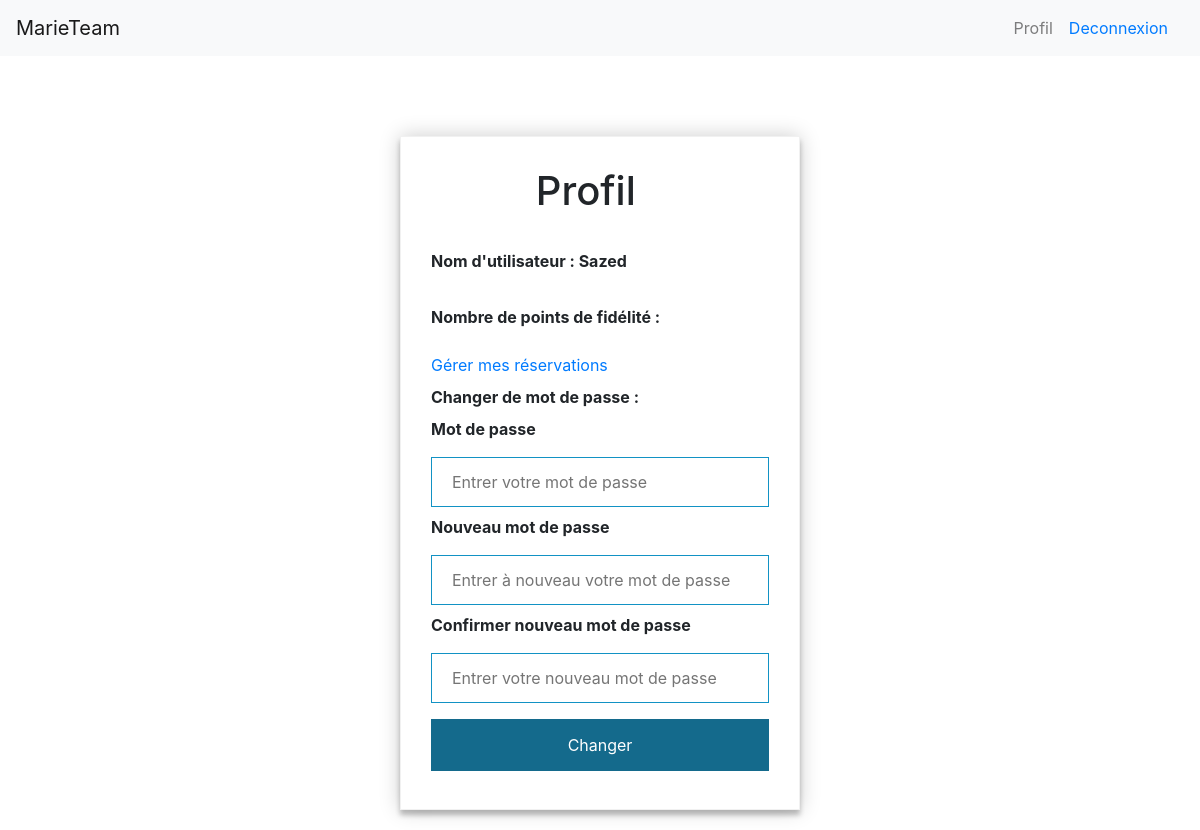
The page /profile.php (signed in) on the database as committed earlier.
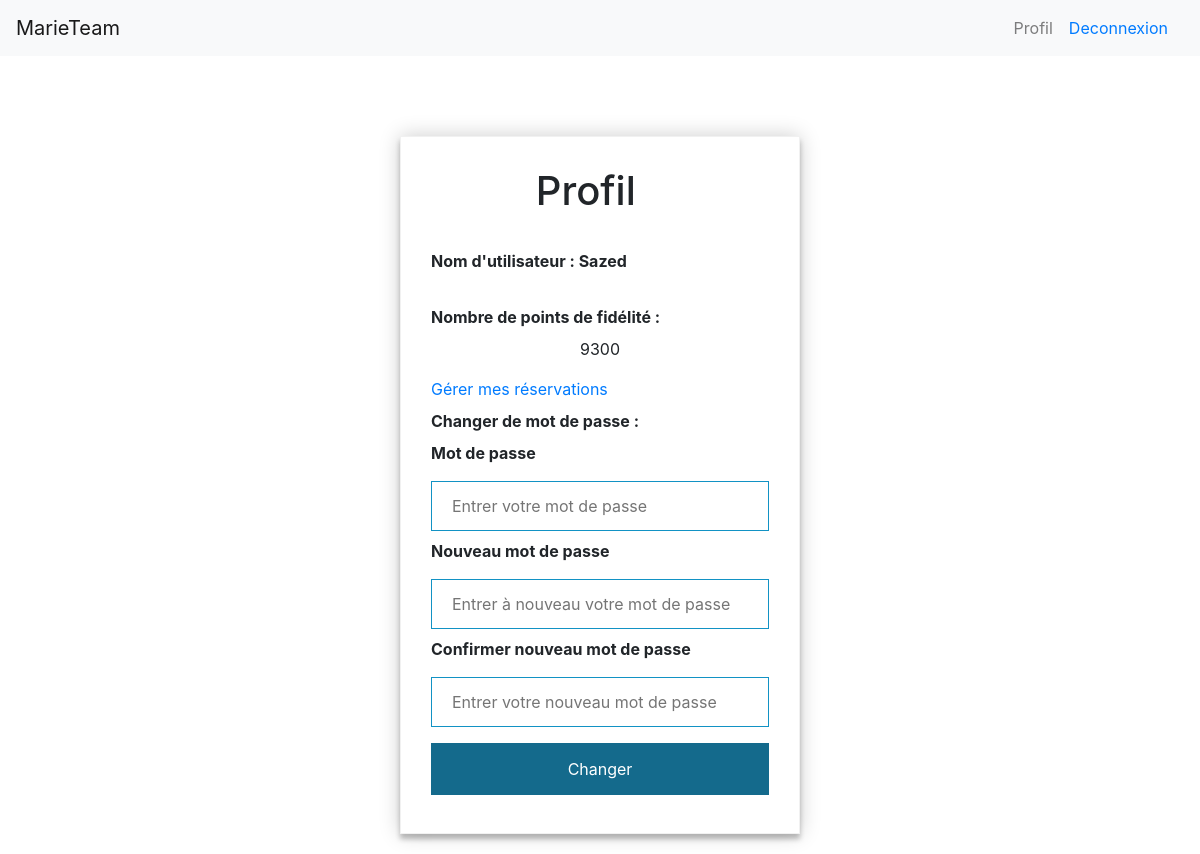
The same page on the database as committed later.
### tables this page shows
CREATE TABLE IF NOT EXISTS `utilisateur` (
  `code_uti` int(11) NOT NULL AUTO_INCREMENT,
  `nom_uti` varchar(50) NOT NULL,
  `mdp_uti` varchar(50) NOT NULL,
  `pt_fid` int(11) NOT NULL,
  PRIMARY KEY (`code_uti`)
);

### profile.php (the view, shortened to what this page needs)
<!DOCTYPE html>
<html>
    <?php
        try{
            $bdd = new PDO('mysql:host=localhost;dbname=marieteam;charset=utf8','root','');
        }
        catch(Exception $e){
            die('Erreur : ' .$e->getMessage());
        }
    ?>
    <head>
        <link rel="stylesheet" href="https://maxcdn.bootstrapcdn.com/bootstrap/4.0.0/css/bootstrap.min.css">
        <link rel="stylesheet" href="profile.css" media="screen" type="text/css" />
    </head>
    <body>
        <nav class="navbar navbar-expand-lg navbar-light bg-light">
          <a class="navbar-brand" href="index.php">MarieTeam</a>
          <div class="collapse navbar-collapse" id="navbarSupportedContent">
            <span class="navbar-text">
              Profil
            </span>
          <?php
          if(isset($_SESSION['username'])){?>
            <form class="form-inline my-2 my-lg-0">
                <a class="nav-link" href="Deconnexion.php">Deconnexion<span class="sr-only">(current)</span></a>
            </form>
      <?php } ?>
      </div>
    </nav>
        <div id="container">
            <form action="passwordChange.php" method="POST" id="form">
                <h1>Profil</h1><br>
                <label><b>Nom d'utilisateur : <?php echo $_SESSION['username']; ?></b></label><br><br>
                <label><b>Nombre de points de fidélité : </b></label><br>
                <?php
                    $sql = 'SELECT pt_fid FROM utilisateur WHERE nom_uti = ?';
                    $stm = $bdd->prepare($sql);
                    $stm->execute(array($_SESSION['username']));
                    $result = $stm->fetchAll();
                    $points = $result[0]['pt_fid'];
                    echo '<center><p>'.$points.'</p></center>';
                ?>
                <label><a href="#">Gérer mes réservations</a></label>
                <label><b>Changer de mot de passe :</b></label><br>
                <label><b>Mot de passe</b></label>
                <input type="password" placeholder="Entrer votre mot de passe" name="password" required>
                <label><b>Nouveau mot de passe</b></label>
                <input type="password" placeholder="Entrer à nouveau votre mot de passe" name="newpassword" required>
                <label><b>Confirmer nouveau mot de passe</b></label>
                <input type="password" placeholder="Entrer votre nouveau mot de passe" name="verifpassword" required>
                <input type="submit" id='submit' value='Changer'>
            </form>
        </div>
    </body>
</html>

Rows that differ between the two databases and show on the page:
now on this page (row edited): utilisateur: pt_fid "9300"
